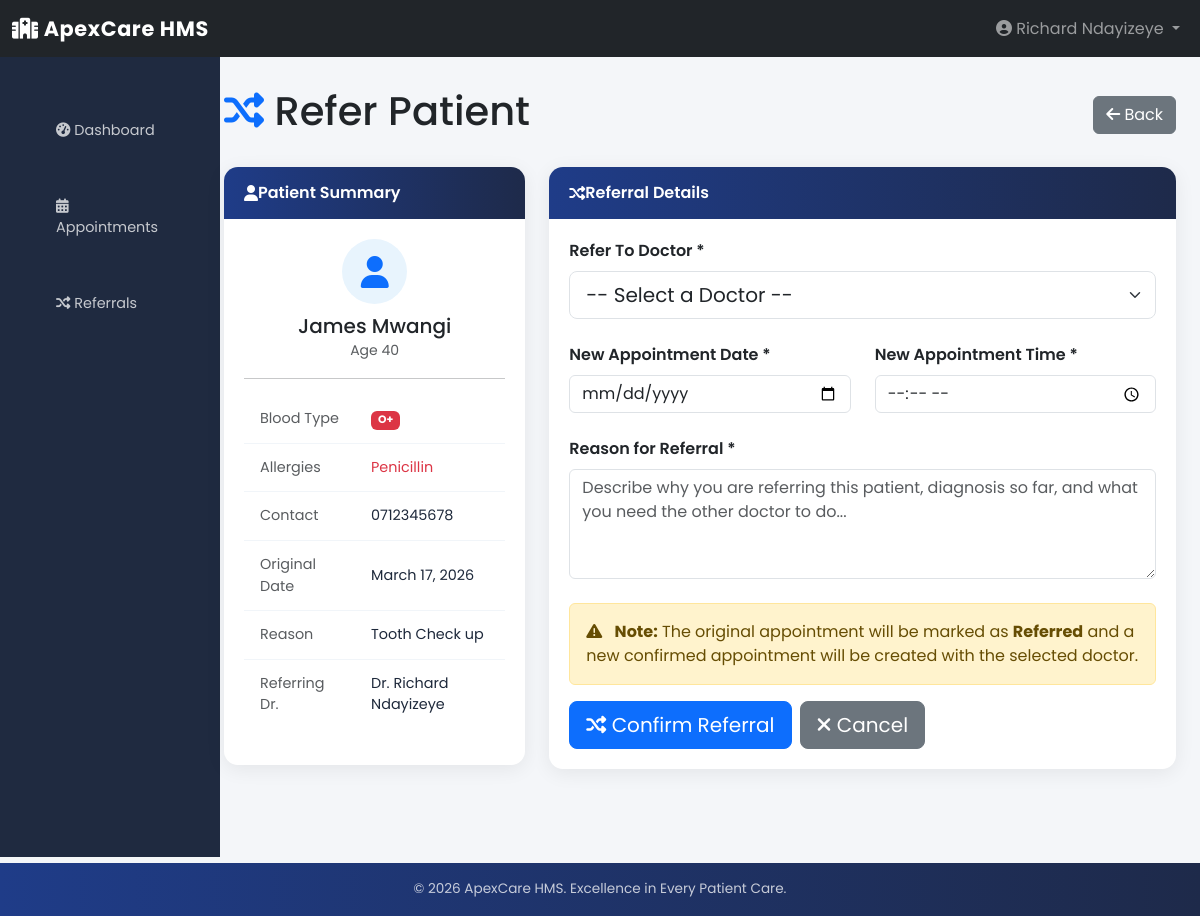
The app's page /appointments/refer/8/ (signed in) with its own data.
### appointments/models.py (models this page shows, shortened)
class Appointment(models.Model):
    STATUS_CHOICES = [
        ('pending', 'Pending'),
        ('confirmed', 'Confirmed'),
        ('scheduled', 'Scheduled'),
        ('completed', 'Completed'),
        ('cancelled', 'Cancelled'),
        ('referred', 'Referred'),
    ]
    patient = models.ForeignKey(
        "patients.Patient",
        on_delete=models.CASCADE,
        related_name="appointments"
    )
    doctor = models.ForeignKey(
        "doctors.Doctor",
        on_delete=models.CASCADE,
        related_name="appointments"
    )
    appointment_date = models.DateField()
    appointment_time = models.TimeField()
    reason = models.CharField(max_length=255, blank=True, null=True)
    notes = models.TextField(blank=True, null=True)
    status = models.CharField(
        max_length=20,
        choices=STATUS_CHOICES,
        default='pending'
    )
    created_by = models.ForeignKey(
        User,
        on_delete=models.SET_NULL,
        null=True,
        related_name="created_appointments"
    )
    created_at = models.DateTimeField(auto_now_add=True)
    updated_at = models.DateTimeField(auto_now=True)
    class Meta:
        db_table = "appointments_appointment"
        verbose_name = "Appointment"
        verbose_name_plural = "Appointments"
        ordering = ["-appointment_date", "-appointment_time"]
        unique_together = ["patient", "doctor", "appointment_date", "appointment_time"]

### patients/models.py (models this page shows, shortened)
class Patient(models.Model):
    GENDER_CHOICES = [
        ('male', 'Male'),
        ('female', 'Female'),
        ('other', 'Other'),
    ]
    BLOOD_TYPE_CHOICES = [
        ('O+', 'O+'), ('O-', 'O-'),
        ('A+', 'A+'), ('A-', 'A-'),
        ('B+', 'B+'), ('B-', 'B-'),
        ('AB+', 'AB+'), ('AB-', 'AB-'),
    ]
    user = models.OneToOneField(
        User,
        on_delete=models.CASCADE,
        related_name='patient_profile'
    )
    first_name = models.CharField(max_length=100)
    last_name = models.CharField(max_length=100)
    date_of_birth = models.DateField()
    gender = models.CharField(
        max_length=10,
        choices=GENDER_CHOICES
    )
    contact = models.CharField(
        max_length=20,
        validators=[
            RegexValidator(
                regex=r'^\+?\d{9,15}Ksh',
                message='Enter a valid phone number'
            )
        ]
    )
    email = models.EmailField(blank=True, null=True)
    address = models.TextField(blank=True, null=True)
    county = models.CharField(max_length=100, blank=True, null=True)
    blood_type = models.CharField(
        max_length=5,
        choices=BLOOD_TYPE_CHOICES,
        blank=True,
        null=True
    )
    emergency_contact = models.CharField(max_length=20, blank=True, null=True)
    emergency_contact_name = models.CharField(max_length=100, blank=True, null=True)
    medical_history = models.TextField(blank=True, null=True)
    allergies = models.TextField(blank=True, null=True)
    created_at = models.DateTimeField(auto_now_add=True)
    updated_at = models.DateTimeField(auto_now=True)
    @property
    def age(self):
        today = date.today()
        return today.year - self.date_of_birth.year - (
            (today.month, today.day) <
            (self.date_of_birth.month, self.date_of_birth.day)
        )
    class Meta:
        db_table = "patients_patient"
        verbose_name = "Patient"
        verbose_name_plural = "Patients"
        ordering = ["-created_at"]

### doctors/models.py (models this page shows, shortened)
class Doctor(models.Model):
    phone_validator = RegexValidator(
        regex=r'^\+?\d{9,15}Ksh',
        message='Enter a valid phone number'
    )
    user = models.OneToOneField(
        User,
        on_delete=models.CASCADE,
        related_name='doctor_profile'
    )
    first_name = models.CharField(max_length=100)
    last_name = models.CharField(max_length=100)
    specialization = models.CharField(max_length=100)
    license_number = models.CharField(
        max_length=50,
        unique=True
    )
    contact = models.CharField(
        max_length=20,
        validators=[phone_validator]
    )
    email = models.EmailField(blank=True, null=True)
    consultation_fee = models.DecimalField(
        max_digits=10,
        decimal_places=2,
        default=0
    )
    availability = models.TextField(
        blank=True,
        null=True,
        help_text="Example: Monday–Friday 9AM–5PM"
    )
    bio = models.TextField(blank=True, null=True)
    is_available = models.BooleanField(default=True)
    created_at = models.DateTimeField(auto_now_add=True)
    updated_at = models.DateTimeField(auto_now=True)
    class Meta:
        db_table = "doctors_doctor"
        verbose_name = "Doctor"
        verbose_name_plural = "Doctors"
        ordering = ["specialization", "last_name"]

### appointments/views.py (the view, shortened to what this page needs)
# urls.py: path('refer/<int:appointment_id>/', views.refer_patient, name='refer_patient'),
@login_required
@check_role('doctor')
def refer_patient(request, appointment_id):
    appointment = get_object_or_404(Appointment, id=appointment_id)
    try:
        current_doctor = request.user.doctor_profile
    except Exception:
        messages.error(request, 'Doctor profile not found.')
        return redirect('core:dashboard')
    if appointment.doctor != current_doctor:
        messages.error(request, 'You can only refer your own patients.')
        return redirect('core:dashboard')
    available_doctors = Doctor.objects.exclude(id=current_doctor.id).filter(is_available=True)
    return render(request, 'appointments/refer_patient.html', {
        'appointment': appointment,
        'available_doctors': available_doctors,
        'current_doctor': current_doctor,
    })

### core/views.py (called while the page is built)
def check_role(role):
    def decorator(view_func):
        @wraps(view_func)
        def wrapper(request, *args, **kwargs):
            if not request.user.is_authenticated:
                return redirect('core:login')
            if request.user.profile.role != role and request.user.profile.role != 'admin':
                return redirect('core:dashboard')
            return view_func(request, *args, **kwargs)
        return wrapper
    return decorator

### appointments/templates/appointments/refer_patient.html (shortened to what this page needs)
{% extends 'base.html' %}
{% block content %}
<div class="d-flex justify-content-between align-items-center mb-4">
    <h1><i class="fas fa-random text-primary"></i> Refer Patient</h1>
    <a href="{% url 'core:dashboard' %}" class="btn btn-secondary">
        <i class="fas fa-arrow-left"></i> Back
    </a>
</div>
<div class="row">
    <div class="col-md-4 mb-4">
        <div class="card">
            <div class="card-header">
                <i class="fas fa-user"></i> Patient Summary
            </div>
            <div class="card-body">
                <div class="text-center mb-3">
                    <div style="width:65px;height:65px;border-radius:50%;background:#e8f4fd;
                                display:flex;align-items:center;justify-content:center;
                                margin:0 auto 10px;">
                        <i class="fas fa-user fa-2x text-primary"></i>
                    </div>
                    <h5 class="mb-0">{{ appointment.patient.first_name }} {{ appointment.patient.last_name }}</h5>
                    <small class="text-muted">Age {{ appointment.patient.age }}</small>
                </div>
                <hr>
                <table class="table table-sm table-borderless">
                    <tr>
                        <td class="text-muted">Blood Type</td>
                        <td><span class="badge bg-danger">{{ appointment.patient.blood_type|default:'N/A' }}</span></td>
                    </tr>
                    <tr>
                        <td class="text-muted">Allergies</td>
                        <td class="text-danger">{{ appointment.patient.allergies|default:'None' }}</td>
                    </tr>
                    <tr>
                        <td class="text-muted">Contact</td>
                        <td>{{ appointment.patient.contact }}</td>
                    </tr>
                    <tr>
                        <td class="text-muted">Original Date</td>
                        <td>{{ appointment.appointment_date }}</td>
                    </tr>
                    <tr>
                        <td class="text-muted">Reason</td>
                        <td>{{ appointment.reason|default:'-' }}</td>
                    </tr>
                    <tr>
                        <td class="text-muted">Referring Dr.</td>
                        <td>Dr. {{ current_doctor.first_name }} {{ current_doctor.last_name }}</td>
                    </tr>
                </table>
            </div>
        </div>
    </div>
    <div class="col-md-8 mb-4">
        <div class="card">
            <div class="card-header">
                <i class="fas fa-random"></i> Referral Details
            </div>
            <div class="card-body">
                <form method="post">
                    <div class="mb-4">
                        <label class="form-label fw-semibold">Refer To Doctor *</label>
                        <select class="form-select form-select-lg" name="referred_to" required
                                onchange="showDoctorInfo(this)">
                            <option value="">-- Select a Doctor --</option>
                        </select>
                    </div>
                    <div class="row mb-4">
                        <div class="col-md-6">
                            <label class="form-label fw-semibold">New Appointment Date *</label>
                            <input type="date" class="form-control" name="new_date"
                                   min="{{ appointment.appointment_date }}" required>
                        </div>
                        <div class="col-md-6">
                            <label class="form-label fw-semibold">New Appointment Time *</label>
                            <input type="time" class="form-control" name="new_time" required>
                        </div>
                    </div>
                    <div class="mb-4">
                        <label class="form-label fw-semibold">Reason for Referral *</label>
                        <textarea class="form-control" name="reason" rows="4" required
                                  placeholder="Describe why you are referring this patient, diagnosis so far, and what you need the other doctor to do..."></textarea>
                    </div>
                    <div class="alert alert-warning">
                        <i class="fas fa-exclamation-triangle me-2"></i>
                        <strong>Note:</strong> The original appointment will be marked as
                        <strong>Referred</strong> and a new confirmed appointment will be
                        created with the selected doctor.
                    </div>
                    <div class="d-flex gap-2">
                        <button type="submit" class="btn btn-primary btn-lg">
                            <i class="fas fa-random"></i> Confirm Referral
                        </button>
                        <a href="{% url 'core:dashboard' %}" class="btn btn-secondary btn-lg">
                            <i class="fas fa-times"></i> Cancel
                        </a>
                    </div>
                </form>
            </div>
        </div>
    </div>
</div>
{% endblock %}

### templates/base.html (shortened to what this page needs)
{% load static %}
<!DOCTYPE html>
<html lang="en">
<head>
    <link href="https://cdn.jsdelivr.net/npm/bootstrap@5.3.8/dist/css/bootstrap.min.css" rel="stylesheet">
    <link rel="stylesheet" href="https://cdnjs.cloudflare.com/ajax/libs/font-awesome/6.4.0/css/all.min.css">
    <link rel="stylesheet" href="{% static 'css/style.css' %}">
</head>
<body>
<nav class="navbar navbar-expand-lg navbar-dark bg-dark sticky-top">
    <div class="container-fluid">
        <a class="navbar-brand" href="{% url 'core:dashboard' %}">
            <i class="fas fa-hospital"></i> ApexCare HMS
        </a>
        <div class="collapse navbar-collapse" id="navbarNav">
            <ul class="navbar-nav ms-auto">
                {% if user.is_authenticated %}
                <li class="nav-item dropdown">
                    <a class="nav-link dropdown-toggle" href="#" data-bs-toggle="dropdown">
                        <i class="fas fa-user-circle"></i>
                        {{ user.get_full_name|default:user.username }}
                    </a>
                </li>
                {% endif %}
            </ul>
        </div>
    </div>
</nav>
<div class="container-fluid">
    <div class="row">
        {% if user.is_authenticated %}
        <nav class="col-md-2 d-none d-md-block sidebar">
            <div class="position-sticky pt-3">
                <ul class="nav flex-column">
                    <li class="nav-item">
                        <a class="nav-link {% if request.resolver_match.url_name == 'dashboard' %}active{% endif %}"
                           href="{% url 'core:dashboard' %}">
                            <i class="fas fa-tachometer-alt"></i> Dashboard
                        </a>
                    </li>
                    {% if user.is_authenticated %}
                    <li class="nav-item">
                        <a class="nav-link {% if 'appointment' in request.resolver_match.url_name %}active{% endif %}"
                           href="{% url 'appointments:appointment_list' %}">
                            <i class="fas fa-calendar-alt"></i> Appointments
                        </a>
                    </li>
                    {% endif %}
                    {% if user.profile.role == 'admin' or user.profile.role == 'doctor' %}
                    <li class="nav-item">
                        <a class="nav-link {% if 'referral' in request.resolver_match.url_name %}active{% endif %}"
                           href="{% url 'appointments:referral_list' %}">
                            <i class="fas fa-random"></i> Referrals
                        </a>
                    </li>
                    {% endif %}
                </ul>
            </div>
        </nav>
        {% endif %}
        <main class="col-md-{% if user.is_authenticated %}10{% else %}12{% endif %} ms-sm-auto px-md-4 main-content">
            {% block content %}{% endblock %}
        </main>
    </div>
</div>
<footer class="footer">
    <div class="container-fluid text-center">
        <p>&copy; 2026 ApexCare HMS. Excellence in Every Patient Care.</p>
    </div>
</footer>
</body>
</html>

### static/css/style.css (style rules this page uses)
body { font-family: "Poppins", sans-serif; background: #f4f6f9; margin: 0; }
body .navbar-brand { font-weight: 700; font-size: 1.3rem; letter-spacing: 0.03em; }
.sidebar { position: fixed; width: 220px; height: 100vh; background: #1f2a40; color: white; padding-top: 20px; }
.sidebar ul { list-style: none; padding: 0; }
.sidebar ul li { padding: 15px 20px; cursor: pointer; transition: 0.3s; }
.sidebar ul li a { color: white; text-decoration: none; display: block; }
body .sidebar .nav-link { color: rgba(255, 255, 255, 0.75); border-radius: 8px; margin: 2px 10px; padding: 10px 14px; transition: background 0.2s, color 0.2s; font-size: 0.9rem; }
.main-content { margin-left: 220px; padding: 30px; }
body .card { border: none; border-radius: 14px; box-shadow: 0 4px 20px rgba(0,0,0,0.07); overflow: hidden; }
body .card-header { background: linear-gradient(90deg, #1f3c88, #1e2a4a); color: #ffffff; border-radius: 14px 14px 0 0; font-weight: 600; padding: 14px 20px; border-bottom: none; height: auto; display: flex; align-items: center; justify-content: flex-start; }
body .card-body { padding: 20px; }
body table td, body .table td, body .table > tbody > tr > td { padding: 13px 16px; border-bottom: 1px solid #f1f5f9; font-size: 0.9rem; color: #1e293b; vertical-align: middle; }
body table tbody tr:last-child td, body .table > tbody > tr:last-child > td { border-bottom: none; }
body .footer { background: linear-gradient(90deg, #1f3c88, #1e2a4a); color: rgba(255,255,255,0.75); padding: 16px 0; margin-top: 40px; font-size: 0.85rem; }
body .footer p { margin: 0; color: rgba(255,255,255,0.75); }

### records on screen
Appointment: patient.first_name "James", patient.last_name "Mwangi", patient.age "40", patient.blood_type "O+", patient.allergies "Penicillin", patient.contact "0712345678", appointment_date "March 17, 2026", reason "Tooth Check up"
Doctor: first_name "Richard", last_name "Ndayizeye"

### other values on screen
{{ user.get_full_name|default:user.username }} "Richard Ndayizeye"
